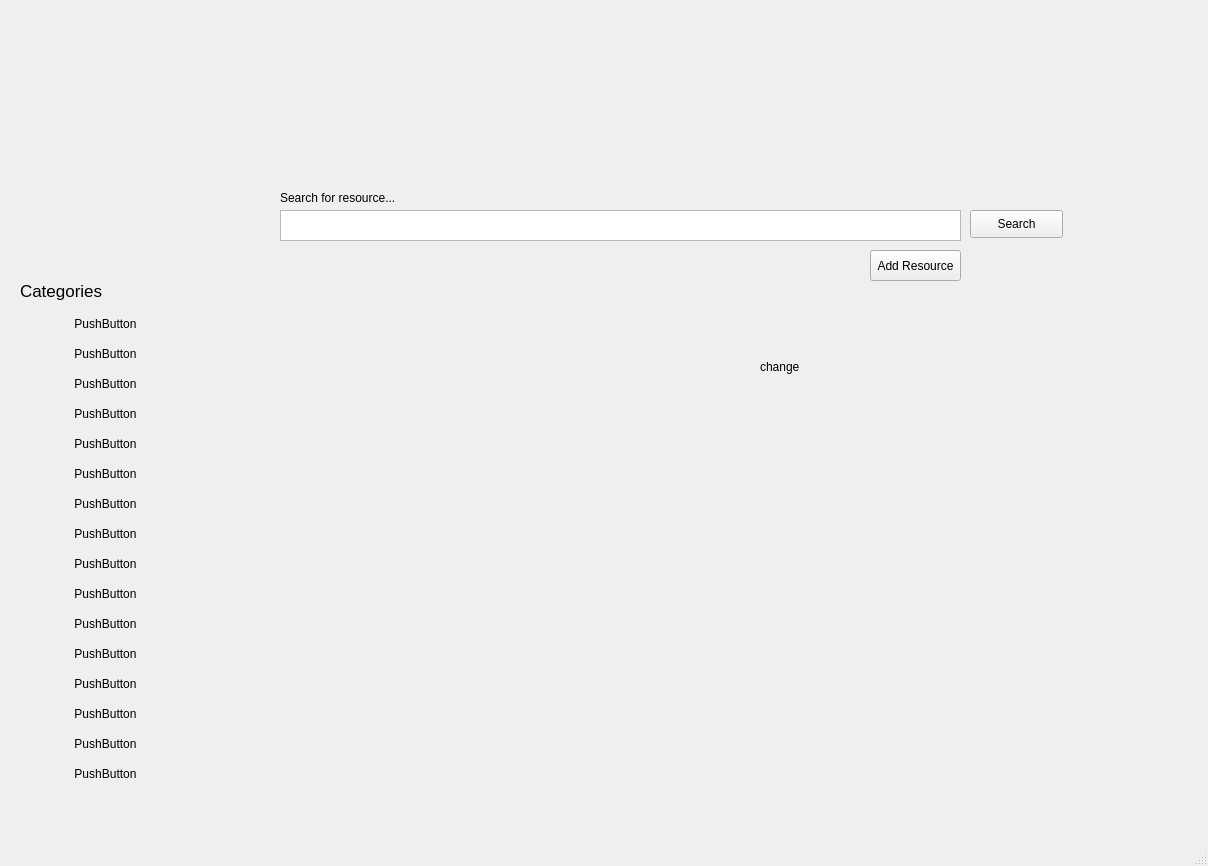
<?xml version="1.0" encoding="UTF-8"?>
<ui version="4.0">
 <class>MainWindow</class>
 <widget class="QMainWindow" name="MainWindow">
  <property name="geometry">
   <rect>
    <x>0</x>
    <y>0</y>
    <width>1208</width>
    <height>866</height>
   </rect>
  </property>
  <property name="windowTitle">
   <string>MainWindow</string>
  </property>
  <widget class="QWidget" name="centralwidget">
   <widget class="QLabel" name="lSearchForResource">
    <property name="geometry">
     <rect>
      <x>280</x>
      <y>190</y>
      <width>131</width>
      <height>16</height>
     </rect>
    </property>
    <property name="text">
     <string>Search for resource...</string>
    </property>
   </widget>
   <widget class="QPlainTextEdit" name="pteSearch">
    <property name="geometry">
     <rect>
      <x>280</x>
      <y>210</y>
      <width>681</width>
      <height>31</height>
     </rect>
    </property>
   </widget>
   <widget class="QPushButton" name="btnSearch">
    <property name="geometry">
     <rect>
      <x>970</x>
      <y>210</y>
      <width>93</width>
      <height>28</height>
     </rect>
    </property>
    <property name="text">
     <string>Search</string>
    </property>
   </widget>
   <widget class="QPushButton" name="btnAddResource">
    <property name="geometry">
     <rect>
      <x>870</x>
      <y>250</y>
      <width>91</width>
      <height>31</height>
     </rect>
    </property>
    <property name="text">
     <string>Add Resource</string>
    </property>
   </widget>
   <widget class="QLabel" name="lCategories">
    <property name="geometry">
     <rect>
      <x>20</x>
      <y>270</y>
      <width>131</width>
      <height>41</height>
     </rect>
    </property>
    <property name="font">
     <font>
      <pointsize>13</pointsize>
     </font>
    </property>
    <property name="text">
     <string>Categories </string>
    </property>
   </widget>
   <widget class="QPushButton" name="btnCat1">
    <property name="geometry">
     <rect>
      <x>10</x>
      <y>310</y>
      <width>191</width>
      <height>28</height>
     </rect>
    </property>
    <property name="styleSheet">
     <string notr="true">background-color: transparent;
border-image: url(:off.png);
background: none;
border: none;
background-repeat: none;</string>
    </property>
    <property name="text">
     <string>PushButton</string>
    </property>
   </widget>
   <widget class="QPushButton" name="btnCat2">
    <property name="geometry">
     <rect>
      <x>10</x>
      <y>340</y>
      <width>191</width>
      <height>28</height>
     </rect>
    </property>
    <property name="styleSheet">
     <string notr="true">background-color: transparent;
border-image: url(:off.png);
background: none;
border: none;
background-repeat: none;</string>
    </property>
    <property name="text">
     <string>PushButton</string>
    </property>
   </widget>
   <widget class="QPushButton" name="btnCat3">
    <property name="geometry">
     <rect>
      <x>10</x>
      <y>370</y>
      <width>191</width>
      <height>28</height>
     </rect>
    </property>
    <property name="styleSheet">
     <string notr="true">background-color: transparent;
border-image: url(:off.png);
background: none;
border: none;
background-repeat: none;</string>
    </property>
    <property name="text">
     <string>PushButton</string>
    </property>
   </widget>
   <widget class="QPushButton" name="btnCat4">
    <property name="geometry">
     <rect>
      <x>10</x>
      <y>400</y>
      <width>191</width>
      <height>28</height>
     </rect>
    </property>
    <property name="styleSheet">
     <string notr="true">background-color: transparent;
border-image: url(:off.png);
background: none;
border: none;
background-repeat: none;</string>
    </property>
    <property name="text">
     <string>PushButton</string>
    </property>
   </widget>
   <widget class="QPushButton" name="btnCat7">
    <property name="geometry">
     <rect>
      <x>10</x>
      <y>490</y>
      <width>191</width>
      <height>28</height>
     </rect>
    </property>
    <property name="styleSheet">
     <string notr="true">background-color: transparent;
border-image: url(:off.png);
background: none;
border: none;
background-repeat: none;</string>
    </property>
    <property name="text">
     <string>PushButton</string>
    </property>
   </widget>
   <widget class="QPushButton" name="btnCat5">
    <property name="geometry">
     <rect>
      <x>10</x>
      <y>430</y>
      <width>191</width>
      <height>28</height>
     </rect>
    </property>
    <property name="styleSheet">
     <string notr="true">background-color: transparent;
border-image: url(:off.png);
background: none;
border: none;
background-repeat: none;</string>
    </property>
    <property name="text">
     <string>PushButton</string>
    </property>
   </widget>
   <widget class="QPushButton" name="btnCat8">
    <property name="geometry">
     <rect>
      <x>10</x>
      <y>520</y>
      <width>191</width>
      <height>28</height>
     </rect>
    </property>
    <property name="styleSheet">
     <string notr="true">background-color: transparent;
border-image: url(:off.png);
background: none;
border: none;
background-repeat: none;</string>
    </property>
    <property name="text">
     <string>PushButton</string>
    </property>
   </widget>
   <widget class="QPushButton" name="btnCat6">
    <property name="geometry">
     <rect>
      <x>10</x>
      <y>460</y>
      <width>191</width>
      <height>28</height>
     </rect>
    </property>
    <property name="styleSheet">
     <string notr="true">background-color: transparent;
border-image: url(:off.png);
background: none;
border: none;
background-repeat: none;</string>
    </property>
    <property name="text">
     <string>PushButton</string>
    </property>
   </widget>
   <widget class="QPushButton" name="btnCat11">
    <property name="geometry">
     <rect>
      <x>10</x>
      <y>610</y>
      <width>191</width>
      <height>28</height>
     </rect>
    </property>
    <property name="styleSheet">
     <string notr="true">background-color: transparent;
border-image: url(:off.png);
background: none;
border: none;
background-repeat: none;</string>
    </property>
    <property name="text">
     <string>PushButton</string>
    </property>
   </widget>
   <widget class="QPushButton" name="btnCat13">
    <property name="geometry">
     <rect>
      <x>10</x>
      <y>670</y>
      <width>191</width>
      <height>28</height>
     </rect>
    </property>
    <property name="styleSheet">
     <string notr="true">background-color: transparent;
border-image: url(:off.png);
background: none;
border: none;
background-repeat: none;</string>
    </property>
    <property name="text">
     <string>PushButton</string>
    </property>
   </widget>
   <widget class="QPushButton" name="btnCat9">
    <property name="geometry">
     <rect>
      <x>10</x>
      <y>550</y>
      <width>191</width>
      <height>28</height>
     </rect>
    </property>
    <property name="styleSheet">
     <string notr="true">background-color: transparent;
border-image: url(:off.png);
background: none;
border: none;
background-repeat: none;</string>
    </property>
    <property name="text">
     <string>PushButton</string>
    </property>
   </widget>
   <widget class="QPushButton" name="btnCat14">
    <property name="geometry">
     <rect>
      <x>10</x>
      <y>700</y>
      <width>191</width>
      <height>28</height>
     </rect>
    </property>
    <property name="styleSheet">
     <string notr="true">background-color: transparent;
border-image: url(:off.png);
background: none;
border: none;
background-repeat: none;</string>
    </property>
    <property name="text">
     <string>PushButton</string>
    </property>
   </widget>
   <widget class="QPushButton" name="btnCat12">
    <property name="geometry">
     <rect>
      <x>10</x>
      <y>640</y>
      <width>191</width>
      <height>28</height>
     </rect>
    </property>
    <property name="styleSheet">
     <string notr="true">background-color: transparent;
border-image: url(:off.png);
background: none;
border: none;
background-repeat: none;</string>
    </property>
    <property name="text">
     <string>PushButton</string>
    </property>
   </widget>
   <widget class="QPushButton" name="btnCat16">
    <property name="geometry">
     <rect>
      <x>10</x>
      <y>760</y>
      <width>191</width>
      <height>28</height>
     </rect>
    </property>
    <property name="styleSheet">
     <string notr="true">background-color: transparent;
border-image: url(:off.png);
background: none;
border: none;
background-repeat: none;</string>
    </property>
    <property name="text">
     <string>PushButton</string>
    </property>
   </widget>
   <widget class="QPushButton" name="btnCat15">
    <property name="geometry">
     <rect>
      <x>10</x>
      <y>730</y>
      <width>191</width>
      <height>28</height>
     </rect>
    </property>
    <property name="styleSheet">
     <string notr="true">background-color: transparent;
border-image: url(:off.png);
background: none;
border: none;
background-repeat: none;</string>
    </property>
    <property name="text">
     <string>PushButton</string>
    </property>
   </widget>
   <widget class="QPushButton" name="btnCat10">
    <property name="geometry">
     <rect>
      <x>10</x>
      <y>580</y>
      <width>191</width>
      <height>28</height>
     </rect>
    </property>
    <property name="styleSheet">
     <string notr="true">background-color: transparent;
border-image: url(:off.png);
background: none;
border: none;
background-repeat: none;</string>
    </property>
    <property name="text">
     <string>PushButton</string>
    </property>
   </widget>
   <widget class="QLabel" name="lLogo">
    <property name="geometry">
     <rect>
      <x>0</x>
      <y>0</y>
      <width>1280</width>
      <height>261</height>
     </rect>
    </property>
    <property name="text">
     <string/>
    </property>
    <property name="pixmap">
     <pixmap>Resources/Thomastown secondary college bannar.png</pixmap>
    </property>
   </widget>
   <widget class="QLabel" name="lBackground">
    <property name="geometry">
     <rect>
      <x>0</x>
      <y>240</y>
      <width>1201</width>
      <height>621</height>
     </rect>
    </property>
    <property name="text">
     <string/>
    </property>
    <property name="pixmap">
     <pixmap>Resources/plain-white-background.jpg</pixmap>
    </property>
   </widget>
   <widget class="QLabel" name="label">
    <property name="geometry">
     <rect>
      <x>760</x>
      <y>360</y>
      <width>311</width>
      <height>451</height>
     </rect>
    </property>
    <property name="text">
     <string>change</string>
    </property>
    <property name="alignment">
     <set>Qt::AlignLeading|Qt::AlignLeft|Qt::AlignTop</set>
    </property>
   </widget>
   <zorder>lBackground</zorder>
   <zorder>lLogo</zorder>
   <zorder>lSearchForResource</zorder>
   <zorder>pteSearch</zorder>
   <zorder>btnSearch</zorder>
   <zorder>btnAddResource</zorder>
   <zorder>lCategories</zorder>
   <zorder>btnCat1</zorder>
   <zorder>btnCat2</zorder>
   <zorder>btnCat3</zorder>
   <zorder>btnCat4</zorder>
   <zorder>btnCat7</zorder>
   <zorder>btnCat5</zorder>
   <zorder>btnCat8</zorder>
   <zorder>btnCat6</zorder>
   <zorder>btnCat11</zorder>
   <zorder>btnCat13</zorder>
   <zorder>btnCat9</zorder>
   <zorder>btnCat14</zorder>
   <zorder>btnCat12</zorder>
   <zorder>btnCat16</zorder>
   <zorder>btnCat15</zorder>
   <zorder>btnCat10</zorder>
   <zorder>label</zorder>
  </widget>
  <widget class="QStatusBar" name="statusbar"/>
 </widget>
 <resources/>
 <connections/>
</ui>
